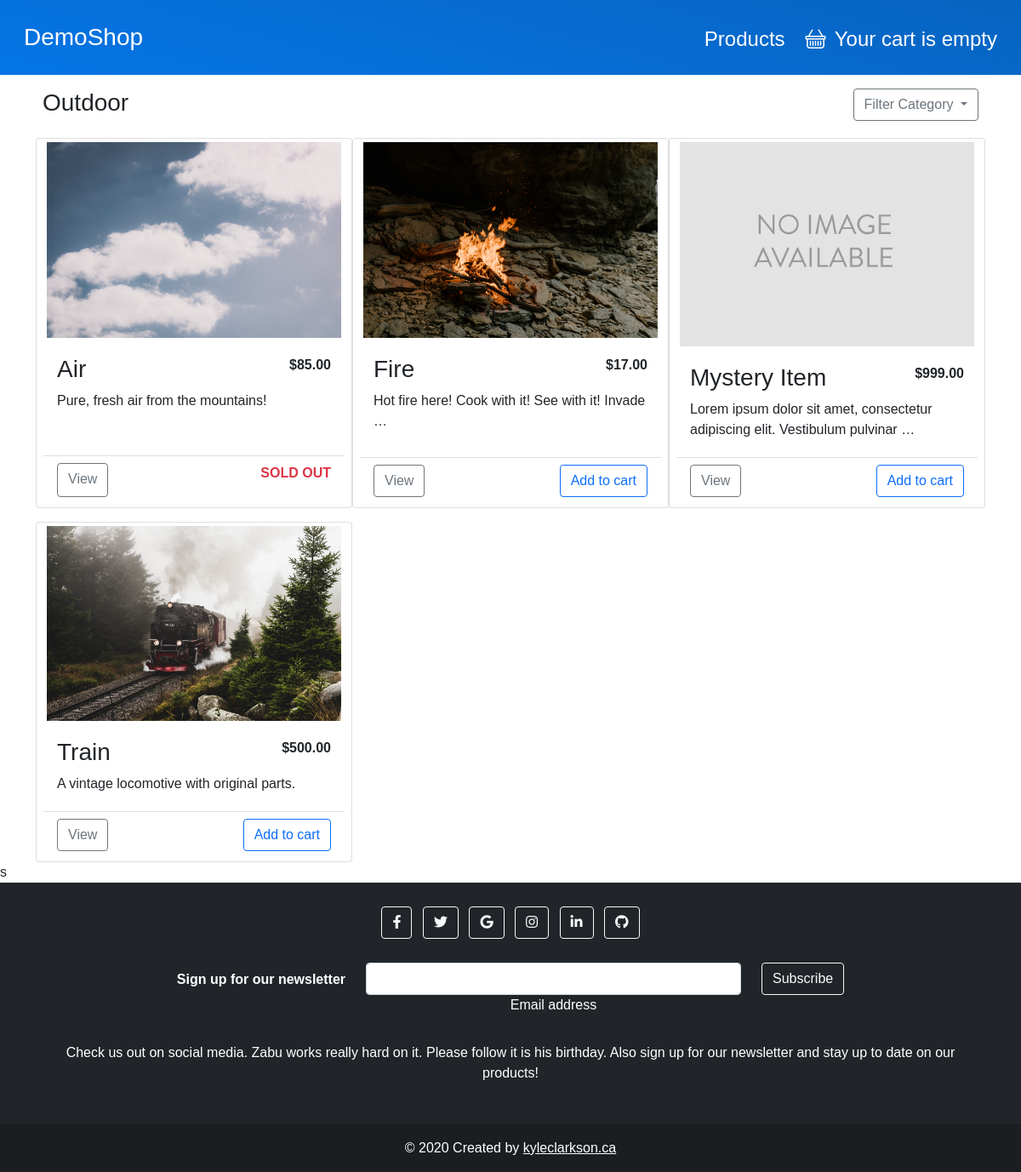
Page /products/outdoor/ on the committed database.
### shop/models.py (models this page shows, shortened)
class Category(models.Model):
    name = models.CharField(max_length=200, db_index=True)
    slug = models.SlugField(max_length=200, unique=True)
    class Meta:
        ordering = ('name',)
        verbose_name = 'Category'
        verbose_name_plural = 'Categories'
    def __str__(self):
        return self.name

class Product(models.Model):
    category = models.ForeignKey(Category,
                                 related_name='products',
                                 on_delete=models.CASCADE)
    name = models.CharField(max_length=200, db_index=True)
    slug = models.SlugField(max_length=200, db_index=True)
    image = models.ImageField(upload_to='products/%Y/%m/%d',
                              default='products/no_image.png')
    description = models.TextField(blank=True)
    price = models.DecimalField(max_digits=10, decimal_places=2)
    available = models.BooleanField(default=True)
    featured = models.BooleanField(default=False)
    created = models.DateTimeField(auto_now_add=True)
    updated = models.DateTimeField(auto_now=True)
    class Meta:
        ordering = ('name',)
        index_together = (('id', 'slug'),)
    def get_absolute_url(self):
        return reverse('shop:product_detail', args=[self.id, self.slug])

### shop/views.py (the view)
# urls.py: path('products/', views.product_list, name='product_list'),
def product_list(request, category_slug=None):
    category = None
    categories = Category.objects.all()
    products = Product.objects.all()
    if category_slug:
        category = get_object_or_404(Category, slug=category_slug)
        products = products.filter(category=category)
    context = {
        'category': category,
        'categories': categories,
        'products': products,
    }
    return render(request, 'shop/product/list.html', context)

### cart/cart.py (called while the page is built)
    def __len__(self):
        return sum(item['quantity'] for item in self.cart.values())

### cart/context_processors.py (called while the page is built)
def cart(request):
    return {
        'cart': Cart(request),
    }

### shop/templates/shop/product/list.html (shortened to what this page needs)
{% extends 'base.html' %}
{% load  static %}
{% block content %}
    <div class="container">
        <div class="d-flex justify-content-between align-self-start my-3 px-2">
            <h3>
                {% if category %}
                    {{ category }}
                {% else %}
                    All Products
                {% endif %}
            </h3>
            <div class="dropdown">
                <button class="btn btn-outline-secondary dropdown-toggle"
                        type="button"
                        id="dropdownMenuButton1"
                        data-bs-toggle="dropdown"
                        aria-expanded="false">
                    Filter Category
                </button>
            </div>
        </div>
        <div class="row">
            <div class="container min-vh-100" id="featured">
                <div class="row row-cols-1 row-cols-sm-1 row-cols-md-2 row-cols-lg-3 g-3 px-2">
                    {% for product in products %}
                        {% include 'shop/product/product_card.html' %}
                    {% endfor %}
                </div>
            </div>
        </div>
    </div>s
{% endblock %}

### shop/templates/shop/product/product_card.html (shortened to what this page needs)
{% load thumbnail %}
<div class="card shadow-md">
    <div class="text-center">
        <a href="{{ product.get_absolute_url }}">
            {% thumbnail product.image "360x240" crop='center' as im %}
                <img class="img-fluid p-1 rounded" src="{{ im.url }}" width="{{ im.width }}" height="{{ im.height }}">
            {% endthumbnail %}
        </a>
    </div>
    <div class="card-body">
        <div class="d-flex justify-content-between">
            <h3>{{ product.name }}</h3>
            <p><strong>${{ product.price }}</strong></p>
        </div>
        <div class="d-flex">
            <p class="card-text">
                {{ product.description|truncatewords:10 }}
            </p>
        </div>
    </div>
    <div class="card-footer my-1 bg-transparent">
        <div class="d-flex justify-content-between">
            <a href="{{ product.get_absolute_url }}"
               class="btn btn-md btn-outline-secondary">View</a>
            {% if product.available %}
                <form action="{% url "cart:cart_add" product.id %}" method="POST">
                    <input class="btn btn-md btn-outline-primary" type="submit"
                           value="Add to cart">
                </form>
            {% else %}
                <p class="text-danger"><strong>SOLD OUT</strong></p>
            {% endif %}
        </div>
    </div>
</div>

### static_project/css/styles.css (style rules this page uses)
* { font-family: 'Chivo', sans-serif; }

### rows in the picture
Category: name "Outdoor"
Product: shows a picture, name "Air", price "85.00", description "Pure, fresh air from the mountains!", available "SOLD OUT"
Product: shows a picture, name "Fire", price "17.00", description "Hot fire here! Cook with it! See with it! Invade …"
Product: shows a picture, name "Mystery Item", price "999.00", description "Lorem ipsum dolor sit amet, consectetur adipiscing elit. Vestibulum pulvinar …"
Product: shows a picture, name "Train", price "500.00", description "A vintage locomotive with original parts."
